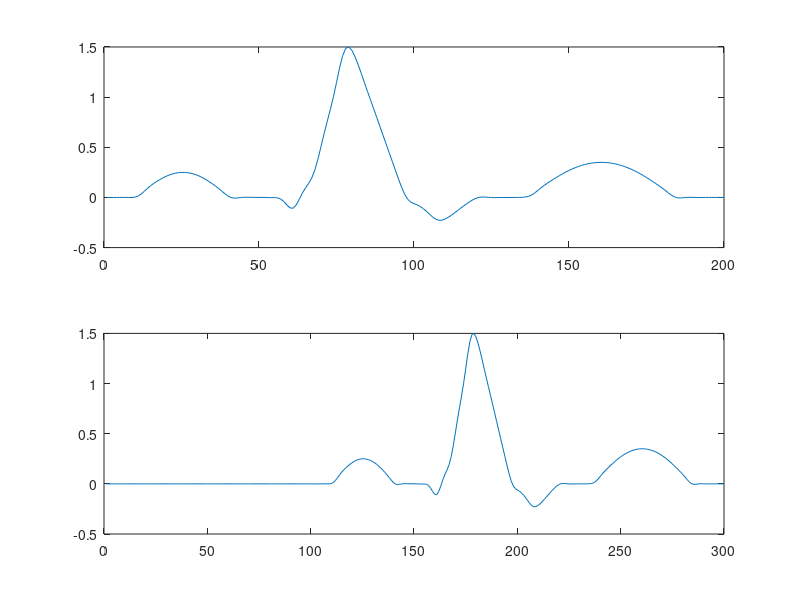

Source code (MATLAB):
pkg load signal;
ecg=load('ECG.txt');
x1=ecg';%(200);
x2=[zeros(1,100),x1];                %延遲100點的ECG訊號
figure
subplot(211)
plot(x1)
subplot(212)
plot(x2)

r=xcorr(x2,x1);                     %計算交互相關係數
r=r./max(r);                        %係數正規化
rxy=r((length(r)+1)/2:length(r));   %觀察N:N-1之相關係數
n= find(rxy==max(rxy));             %找出最大相關係數的位置
lag= n-1                            %計算延遲(Lag)
